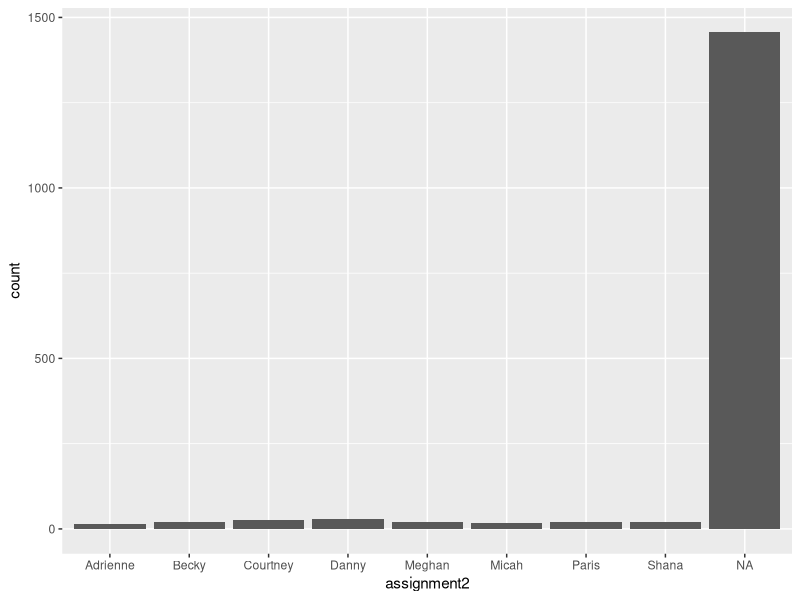

Recreate this plot in R.
#Add a second reader to csv. 
library(tidyverse)

dat <- read.csv("articles_jan26.csv")

dat <- dat %>% arrange(X.)

names <- unique(dat$assignment)

#Get rid of an empty element
names <- names[2:9]

for(i in 1:length(names)){
  temp <- dat %>% filter(assignment == names[i])
  names_temp <- as.character(names)
  #Remove the current person. 
  names_temp <- names_temp[names_temp != names[i]]
  
  #Randomly assign.
  temp <- temp[1:21,]
    for (j in 1:nrow(temp)){
  temp$assignment2[j] <- sample(names_temp, 1, replace = TRUE)
    }
  
  temp <- temp %>% select(X., assignment2)
  
  dat <- full_join(dat, temp, by = "X.")
  
}

for (i in 1:nrow(dat)){
  x <- dat[i, 20:27]
  x <- x[!is.na(x)]
  if (length(x) == 0){dat$assignment2[i] <- NA}
  if (length(x) != 0){dat$assignment2[i] <- x}
}

#check that they're evenly distributed. 
ggplot(dat) + geom_histogram(aes(assignment2), stat = "count")

summary <- dat %>% group_by(assignment2) %>% 
  summarise(count = n())
summary


# #Select important rows and write a csv. 
 dat <- dat %>% select(X., wos_id, assignment, assignment2)
# 
 write.csv(dat, "assignment2.csv")
